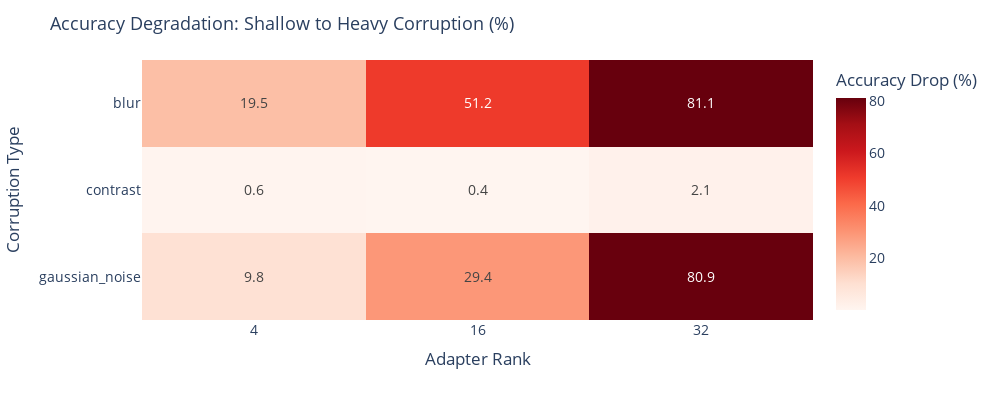
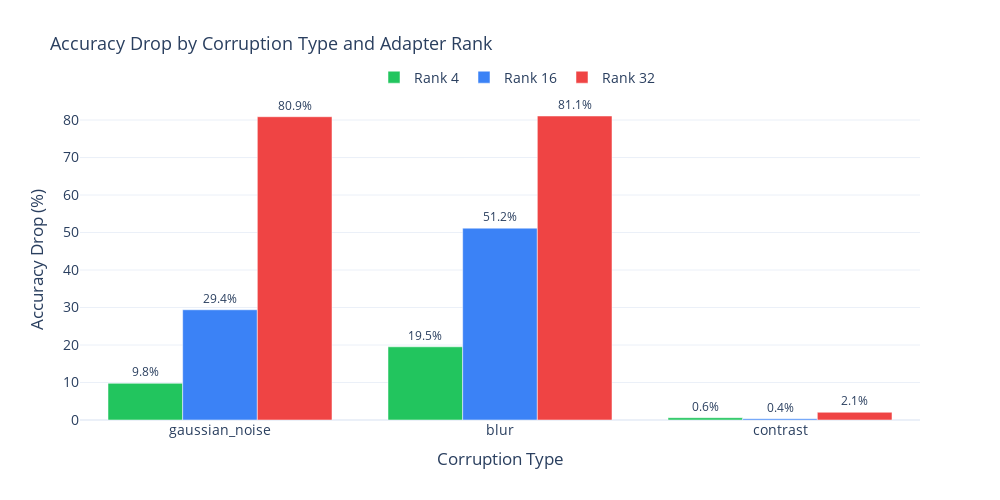
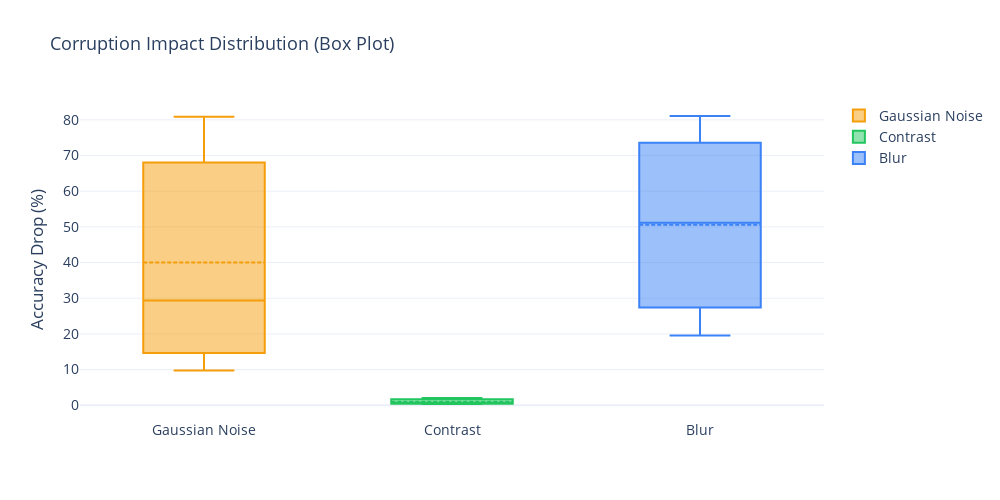

The notebook cell saved with these charts, in order:
### Markdown cell above
### 6.2 Accuracy Degradation by Corruption

How much does accuracy drop from shallow to heavy corruption for each type?

### Code cell
# =============================================================================
# DEGRADATION ANALYSIS
# =============================================================================

def plot_degradation_heatmap() -> go.Figure:
    """Create heatmap of accuracy degradation."""
    if "degradation" not in gold_data:
        return go.Figure()
    
    deg = gold_data["degradation"].copy()
    pivot = deg.pivot(index="corruption_type", columns="adapter_rank", values="drop_pct")
    pivot = pivot.reindex(columns=sorted(pivot.columns, key=int))
    
    fig = px.imshow(
        pivot,
        labels=dict(x="Adapter Rank", y="Corruption Type", color="Accuracy Drop (%)"),
        color_continuous_scale="Reds",
        text_auto=".1f",
        aspect="auto"
    )
    
    fig.update_layout(
        height=400,
        width=DEFAULT_WIDTH,
        template=TEMPLATE,
        title_text="Accuracy Degradation: Shallow to Heavy Corruption (%)",
        title_font=dict(size=TITLE_SIZE),
        font=dict(size=FONT_SIZE)
    )
    
    return fig


def plot_degradation_bars() -> go.Figure:
    """Create grouped bar chart of degradation by corruption and adapter."""
    if "degradation" not in gold_data:
        return go.Figure()
    
    deg = gold_data["degradation"].copy()
    
    fig = go.Figure()
    
    rank_colors = {
        "4": COLORS["rank_4"],
        "16": COLORS["rank_16"],
        "32": COLORS["rank_32"]
    }
    
    for rank in sorted(deg["adapter_rank"].unique(), key=int):
        df_rank = deg[deg["adapter_rank"] == rank]
        fig.add_trace(go.Bar(
            name=f"Rank {rank}",
            x=df_rank["corruption_type"],
            y=df_rank["drop_pct"],
            marker_color=rank_colors.get(str(rank), COLORS["neutral"]),
            text=df_rank["drop_pct"].round(1).astype(str) + "%",
            textposition="outside",
            textfont=dict(size=12)
        ))
    
    fig.update_layout(
        height=DEFAULT_HEIGHT,
        width=DEFAULT_WIDTH,
        template=TEMPLATE,
        barmode="group",
        title_text="Accuracy Drop by Corruption Type and Adapter Rank",
        title_font=dict(size=TITLE_SIZE),
        font=dict(size=FONT_SIZE),
        xaxis_title="Corruption Type",
        yaxis_title="Accuracy Drop (%)",
        legend=dict(orientation="h", yanchor="bottom", y=1.02, x=0.35)
    )
    
    return fig


def plot_corruption_box_plot() -> go.Figure:
    """Create box plot showing corruption impact distribution.
    
    Returns:
        Plotly figure with box plot.
    """
    if "degradation" not in gold_data:
        return go.Figure()
    
    deg = gold_data["degradation"].copy()
    
    fig = go.Figure()
    
    corruption_colors = {
        "blur": "#3b82f6",
        "contrast": "#22c55e",
        "gaussian_noise": "#f59e0b"
    }
    
    for corruption in deg["corruption_type"].unique():
        corr_data = deg[deg["corruption_type"] == corruption]["drop_pct"]
        fig.add_trace(go.Box(
            y=corr_data,
            name=corruption.replace("_", " ").title(),
            marker_color=corruption_colors.get(corruption, COLORS["neutral"]),
            boxmean=True
        ))
    
    fig.update_layout(
        height=DEFAULT_HEIGHT,
        width=DEFAULT_WIDTH,
        template=TEMPLATE,
        title_text="Corruption Impact Distribution (Box Plot)",
        title_font=dict(size=TITLE_SIZE),
        font=dict(size=FONT_SIZE),
        yaxis_title="Accuracy Drop (%)"
    )
    
    return fig


def display_degradation_summary() -> None:
    """Display degradation statistics."""
    if "degradation" not in gold_data:
        return
    
    deg = gold_data["degradation"]
    
    print("Degradation Statistics")
    print("=" * 60)
    print(f"Max drop:     {deg['drop_pct'].max():.1f}%")
    print(f"Min drop:     {deg['drop_pct'].min():.1f}%")
    print(f"Mean drop:    {deg['drop_pct'].mean():.1f}%")
    
    # Worst case
    worst = deg.loc[deg["drop_pct"].idxmax()]
    print(f"\nWorst case:   Rank {worst['adapter_rank']} + {worst['corruption_type']} ({worst['drop_pct']:.1f}% drop)")


display_degradation_summary()
plot_degradation_heatmap().show()
plot_degradation_bars().show()
plot_corruption_box_plot().show()

### Figure 1 — Plotly figure (JSON) as saved in the notebook; plotly's stock layout.template omitted (floating-point values rounded to 4 significant figures)
{"data": [{"coloraxis": "coloraxis", "hovertemplate": "Adapter Rank: %{x}<br>Corruption Type: %{y}<br>Accuracy Drop (%): %{z}<extra></extra>", "name": "0", "texttemplate": "%{z:.1f}", "type": "heatmap", "x": ["4", "16", "32"], "xaxis": "x", "y": ["blur", "contrast", "gaussian_noise"], "yaxis": "y", "z": [[19.52, 51.16, 81.07], [0.6067, 0.3559, 2.062], [9.776, 29.4, 80.88]]}], "layout": {"coloraxis": {"colorbar": {"title": {"text": "Accuracy Drop (%)"}}, "colorscale": [[0, "rgb(255,245,240)"], [0.125, "rgb(254,224,210)"], [0.25, "rgb(252,187,161)"], [0.375, "rgb(252,146,114)"], [0.5, "rgb(251,106,74)"], [0.625, "rgb(239,59,44)"], [0.75, "rgb(203,24,29)"], [0.875, "rgb(165,15,21)"], [1, "rgb(103,0,13)"]]}, "font": {"size": 14}, "height": 400, "margin": {"t": 60}, "title": {"font": {"size": 18}, "text": "Accuracy Degradation: Shallow to Heavy Corruption (%)"}, "width": 1000, "xaxis": {"anchor": "y", "domain": [0, 1], "title": {"text": "Adapter Rank"}}, "yaxis": {"anchor": "x", "autorange": "reversed", "domain": [0, 1], "title": {"text": "Corruption Type"}}}}

### Figure 2 — Plotly figure (JSON) as saved in the notebook; plotly's stock layout.template omitted (floating-point values rounded to 4 significant figures)
{"data": [{"marker": {"color": "#22c55e"}, "name": "Rank 4", "text": ["9.8%", "19.5%", "0.6%"], "textfont": {"size": 12}, "textposition": "outside", "type": "bar", "x": ["gaussian_noise", "blur", "contrast"], "y": [9.776, 19.52, 0.6067]}, {"marker": {"color": "#3b82f6"}, "name": "Rank 16", "text": ["29.4%", "0.4%", "51.2%"], "textfont": {"size": 12}, "textposition": "outside", "type": "bar", "x": ["gaussian_noise", "contrast", "blur"], "y": [29.4, 0.3559, 51.16]}, {"marker": {"color": "#ef4444"}, "name": "Rank 32", "text": ["81.1%", "80.9%", "2.1%"], "textfont": {"size": 12}, "textposition": "outside", "type": "bar", "x": ["blur", "gaussian_noise", "contrast"], "y": [81.07, 80.88, 2.062]}], "layout": {"barmode": "group", "font": {"size": 14}, "height": 500, "legend": {"orientation": "h", "x": 0.35, "y": 1.02, "yanchor": "bottom"}, "title": {"font": {"size": 18}, "text": "Accuracy Drop by Corruption Type and Adapter Rank"}, "width": 1000, "xaxis": {"title": {"text": "Corruption Type"}}, "yaxis": {"title": {"text": "Accuracy Drop (%)"}}}}

### Figure 3 — Plotly figure (JSON) as saved in the notebook; plotly's stock layout.template omitted (floating-point values rounded to 4 significant figures)
{"data": [{"boxmean": true, "marker": {"color": "#f59e0b"}, "name": "Gaussian Noise", "type": "box", "y": [29.4, 9.776, 80.88]}, {"boxmean": true, "marker": {"color": "#22c55e"}, "name": "Contrast", "type": "box", "y": [0.3559, 2.062, 0.6067]}, {"boxmean": true, "marker": {"color": "#3b82f6"}, "name": "Blur", "type": "box", "y": [81.07, 51.16, 19.52]}], "layout": {"font": {"size": 14}, "height": 500, "title": {"font": {"size": 18}, "text": "Corruption Impact Distribution (Box Plot)"}, "width": 1000, "yaxis": {"title": {"text": "Accuracy Drop (%)"}}}}
